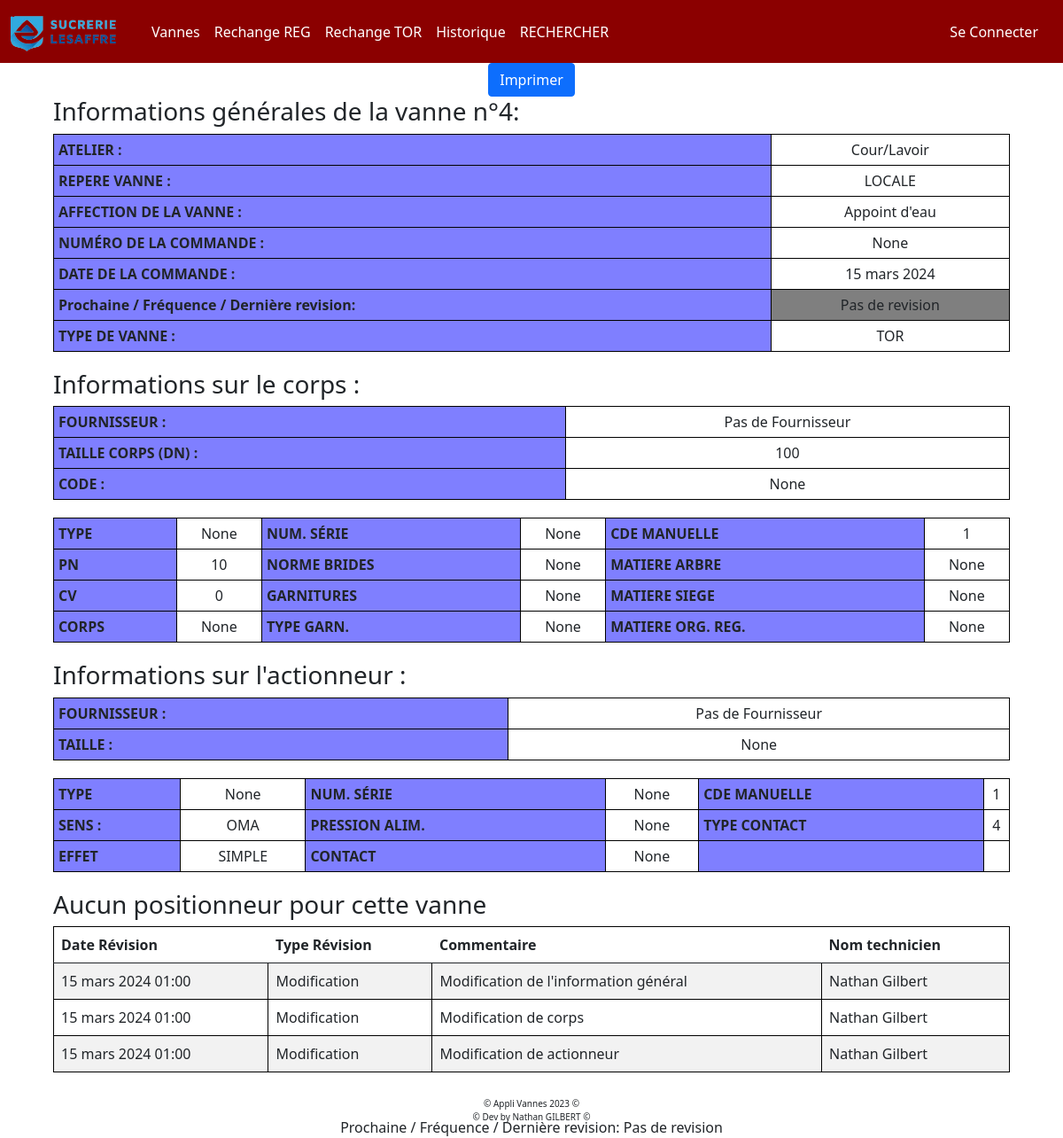
/vanne/4/detail_vanne, run on an earlier commit of the app's database.
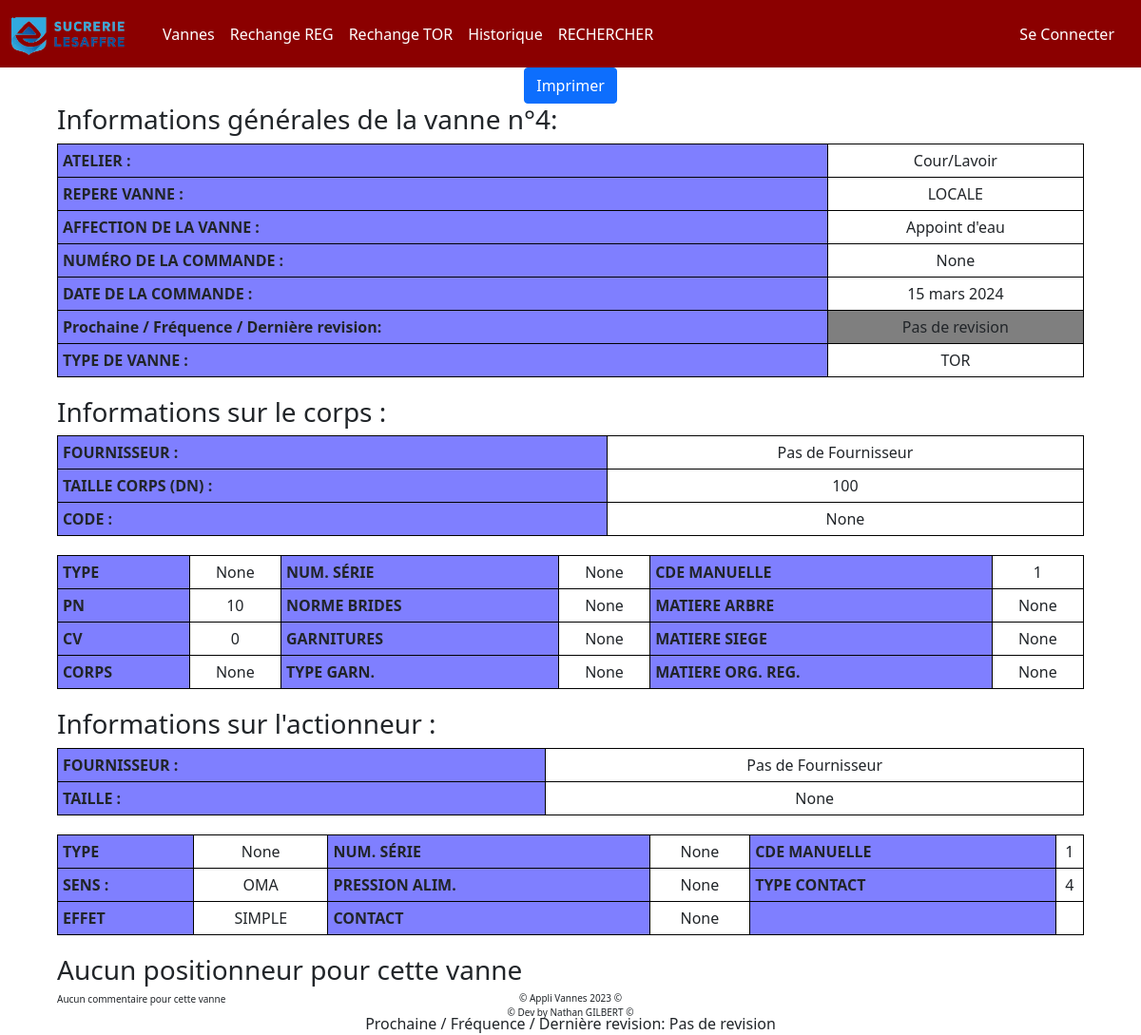
And on a later commit of the database.
### appliVanne/models.py (models this page shows)
class REVISON(models.Model):
    class Meta:
        db_table = 'REVISION'
    id_revision = models.AutoField(primary_key=True, unique=True, verbose_name="ID de la révision")
    id_revision_vanne =  models.IntegerField(null=True, blank=True, default=0, verbose_name="ID de la révision de la vanne")
    rev_id_vanne = models.IntegerField(null=True, blank=True, default=0, verbose_name="ID de la vanne")
    date_revision = models.DateTimeField(null=True, blank=True, verbose_name="Date de la révision")
    type_revision = models.CharField(max_length=255, null=True, blank=True, default='Aucun type', verbose_name="Type de révision")
    commentaire_revision = models.CharField(max_length=255, null=True, blank=True, default='Aucun commentaire', verbose_name="Commentaire de révision")
    detail_commentaire = models.CharField( max_length=1500000,null=True, blank=True, default='Aucun détail', verbose_name="Détail de révision")
    nom_technicien = models.CharField(max_length=255, null=True, blank=True, default='Aucun technicien', verbose_name="Nom du technicien")
    ajout_revision = models.CharField(max_length=255, null=True, blank=True, default='AUTO', verbose_name="Ajout de révision")

### appliVanne/views.py (the view)
# urls.py: path('vanne/<int:id_vanne>/detail', views.detailVanne, name='detail_vanne'),
def detailVanne(request, id_vanne):
    vanne = Vanne.objects.get(id_vanne=id_vanne)
    infoRev = REVISON.objects.filter(rev_id_vanne=id_vanne)
    return render(request, "appliVanne/detailVanne.html", {"vanne": vanne, "infoRevision":infoRev })

### appliVanne/templates/appliVanne/detailVanne.html (shortened to what the changed rows need)
{% extends "appliVanne/base.html" %} {% load static %} {% block title %} Détail Vannes n°{{vanne.id_vanne}} {% endblock %} {% block extra_css %}
<link
  rel="stylesheet"
  href="{% static 'appliVanne/CSS/styleVanneDetail.css' %}" />
{% endblock %}
{% block main %}
<div id="tableauGeneral">
  <h3>Informations générales de la vanne n°{{vanne.id_vanne}}:</h3>
  <table>
    <tbody>
    </tbody>
  </table>
  <h3>Informations sur le corps :</h3>
  <table>
    <tbody>
    </tbody>
  </table>
  <table>
    <tbody>
    </tbody>
  </table>
  <h3>Informations sur l'actionneur :</h3>
  <table>
    <tbody>
    </tbody>
  </table>
  <table>
    <tbody>
    </tbody>
  </table>
  {% if vanne.id_positionneur is null %}
  <h3> Aucun positionneur pour cette vanne </h3>
  {% endif %}
  {% if infoRevision|length != 0 %}
<table class="table table-striped revision" style="margin-bottom:50px;">
  <thead>
    <tr>
      <th scope="col">Date Révision </th>
      <th scope="col">Type Révision</th>
      <th scope="col">Commentaire </th>
      <th scope="col">Nom technicien</th>
    </tr>
  </thead>
  {% for rev in infoRevision %}
    <tr>
      <td>{{ rev.date_revision }}</td>
      <td>{{ rev.type_revision }}</td>
      <td>{{ rev.commentaire_revision }}</td>
      <td>{{ rev.nom_technicien }}</td>
    </tr>
  {% endfor %}
</table>
{% else %}
  <h3 style = "font-size : 10px"> Aucun commentaire pour cette vanne </h3>
{% endif %}
</div>
{% endblock %}

What changed in the data, as far as the page shows it:
removed REVISON: date_revision "15 mars 2024 01:00", type_revision "Modification", commentaire_revision "Modification de l'information général", nom_technicien "Nathan Gilbert"
removed REVISON: date_revision "15 mars 2024 01:00", type_revision "Modification", commentaire_revision "Modification de corps", nom_technicien "Nathan Gilbert"
removed REVISON: date_revision "15 mars 2024 01:00", type_revision "Modification", commentaire_revision "Modification de actionneur", nom_technicien "Nathan Gilbert"
Also different on the page:
text no longer shown: "Date Révision Type Révision Commentaire Nom technicien"
text now shown: "Aucun commentaire pour cette vanne"
